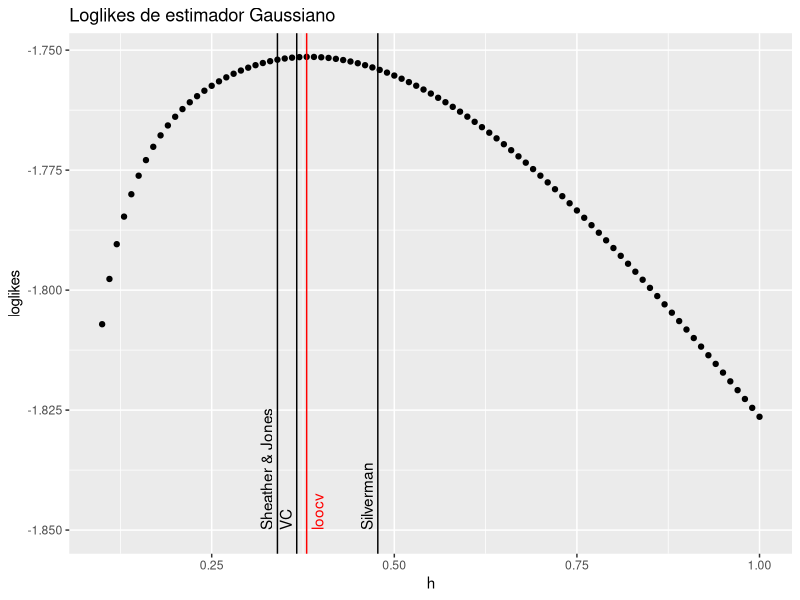
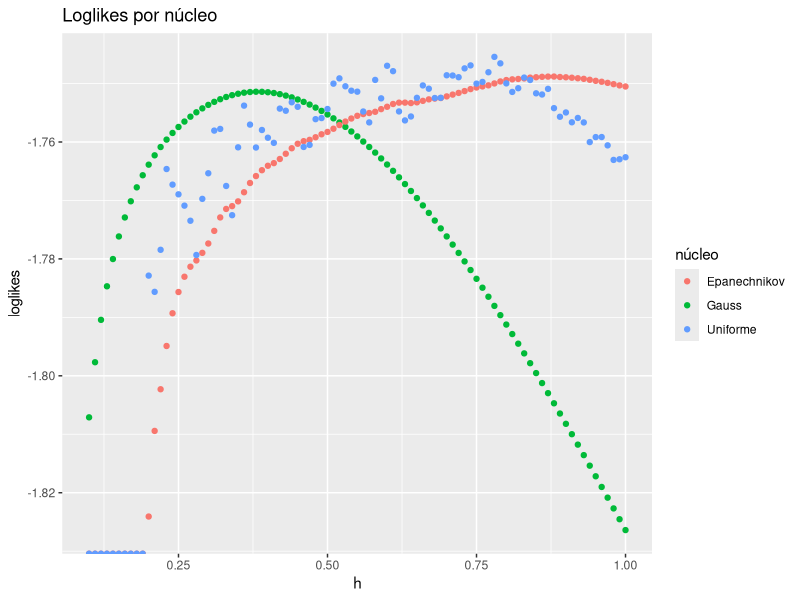
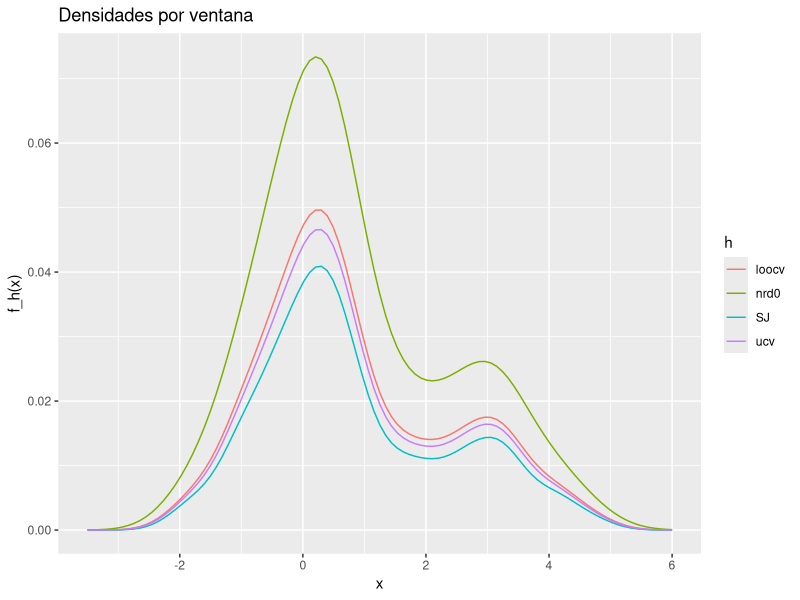
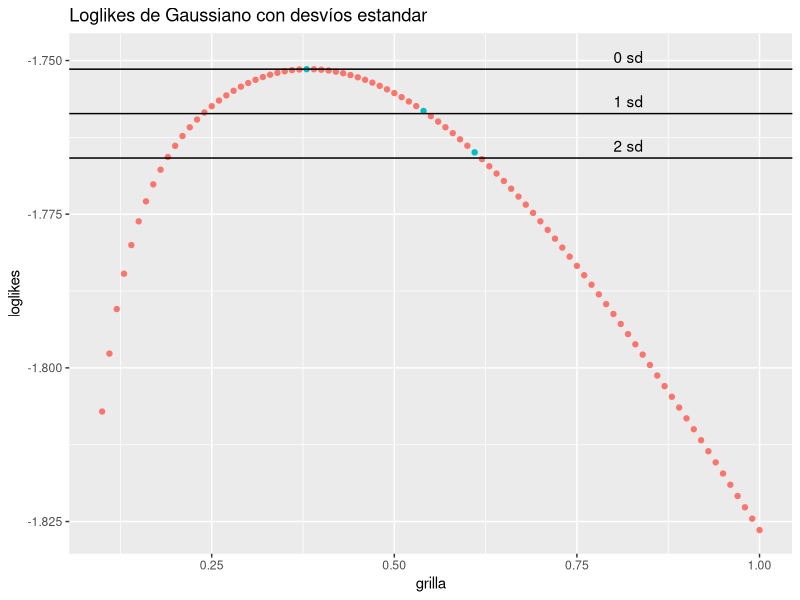

Source code (R) for these figures, in order:
## ---- chunk 1
knitr::opts_chunk$set(echo = TRUE)
## ---- chunk 2
bw.loocv = function(x, grilla.h = NA, K = dnorm) {
  n <- length(x)
  if (any(is.na(grilla.h))) {
    silverman <- bw.nrd0(x)
    grilla.h <- seq(silverman * 10^(-2), silverman * 10^2, length.out = 100)
  }
  f = matrix(NA, n, length(grilla.h))
  for (i in 1:n) {
    for (h in 1:length(grilla.h)) {
      f[i, h] = sum(K((x[i] - x) / grilla.h[h]))
      f[i,h] <- f[i,h] - K(0)
      f[i,h] <- f[i,h] /  ((n-1)*grilla.h[h])
    }
  }
  loglikes = colMeans(log(f))
  return(list("h.CV" = grilla.h[which.max(loglikes)], "grilla.h" = grilla.h, "loglikes" = loglikes))
}
## ---- chunk 3
x = read.table("entrega1.txt")[[1]]

unigauss = bw.loocv(x, seq(0.1, 1, 0.01))
epanechnikov = bw.loocv(x, seq(0.1, 1, 0.01), function(y) ifelse(abs(y) <= 1, 3/4*(1-y^2), 0))
uniforme = bw.loocv(x, seq(0.1, 1, 0.01), function(y) ifelse(abs(y) <= 1, 1/2, 0))

data <- data.frame(grilla = unigauss$grilla.h,
                   gauss = unigauss$loglikes,
                   epanechnikov = epanechnikov$loglikes,
                   uniforme = uniforme$loglikes)
colnames(data) <- c('grilla', 'gauss', 'epanechnikov', 'uniforme')
head(data)
## ---- chunk 4
library("ggplot2")
ggplot(data) + geom_point(aes(grilla, gauss)) +
  geom_vline(aes(xintercept = unigauss$h.CV), color = 'red') +
  geom_vline(aes(xintercept = bw.nrd0(x))) +
  geom_vline(aes(xintercept = bw.SJ(x))) +
  geom_vline(aes(xintercept = bw.ucv(x))) + labs(x = 'h', y = 'loglikes') +
  annotate("text", x=unigauss$h.CV+0.015, y=-1.85, label="loocv", angle=90, color = 'red', hjust=0) +
  annotate("text", x=bw.nrd0(x)-0.015, y=-1.85, label="Silverman", angle=90, hjust=0) +
  annotate("text", x=bw.SJ(x)-0.015, y=-1.85, label="Sheather & Jones", angle=90, hjust=0) +
  annotate("text", x=bw.ucv(x)-0.015, y=-1.85, label="VC", angle=90, hjust=0) +
  ggtitle("Loglikes de estimador Gaussiano")
## ---- chunk 5
ggplot(data) + geom_point(aes(grilla, gauss, color = 'Gauss')) +
  geom_point(aes(grilla, epanechnikov, color = 'Epanechnikov')) +
  geom_point(aes(grilla, uniforme, color = 'Uniforme')) +
  labs(color='núcleo', x) + ylab("loglikes") + xlab("h") + ggtitle("Loglikes por núcleo")
## ---- chunk 6
h_loocv = unigauss[[1]]
h_nrd0 = bw.nrd0(x)
h_SJ = bw.SJ(x)
h_ucv = bw.ucv(x)

f_h <- function(y, h) {
  suma <- 0
  for (xi in x) {
    suma <- suma + dnorm((y - xi) / h)
  }
  return(suma/length(x)*h)
}

ggplot() +
  geom_function(fun = function(x) return(f_h(x, h_loocv)), aes(color = 'loocv')) +
  geom_function(fun = function(x) return(f_h(x, h_nrd0)), aes(color = 'nrd0')) +
  geom_function(fun = function(x) return(f_h(x, h_SJ)), aes(color = 'SJ')) +
  geom_function(fun = function(x) return(f_h(x, h_ucv)), aes(color = 'ucv')) +
  xlim(-3.5,6) + labs(color='h', x) + xlab("x") + ylab("f_h(x)") + ggtitle("Densidades por ventana")
  
## ---- chunk 7
bw.loocv_se = function(x, grilla.h = NA,n.se, K = dnorm) {
  n <- length(x)
  if (any(is.na(grilla.h))) {
    silverman <- bw.nrd0(x)
    grilla.h <- seq(silverman * 10^(-2), silverman * 10^2, length.out = 100)
  }
  f = matrix(NA, n, length(grilla.h))
  for (i in 1:n) {
    for (h in 1:length(grilla.h)) {
    f[i, h] = sum(K((x[i] - x) / grilla.h[h]))
    f[i,h] <- f[i,h] - K(0)
    f[i,h] <- f[i,h] /  ((n-1)*grilla.h[h])
    }
  }
  loglikes = colMeans(log(f))
  h.CV <- grilla.h[which.max(loglikes)]
  loglikes.se <- apply(f, 2, sd)
  SEh.cv <- loglikes.se[which.max(loglikes)]
  h.nSE <- NA
  for (i in 1:length(grilla.h)) {
    bool <- loglikes[length(grilla.h)+1-i] >= max(loglikes) - n.se*SEh.cv/sqrt(n)
    if (bool) {
      h.nSE <- grilla.h[length(grilla.h)+1-i]
      break
    } 
  }
  return(list("h.CV" = h.CV, "grilla.h" = grilla.h, "loglikes" = loglikes, "loglikes.se" = loglikes.se, "h.nSE" = h.nSE, "SEh.cv" = SEh.cv))
}
## ---- chunk 8
unigaussSE0 <- bw.loocv_se(x, seq(0.1, 1, 0.01), 0)
unigaussSE1 <- bw.loocv_se(x, seq(0.1, 1, 0.01), 1)
unigaussSE2 <- bw.loocv_se(x, seq(0.1, 1, 0.01), 2)

SE0 <- unigaussSE0$loglikes[which(unigaussSE0$grilla.h == unigaussSE0$h.CV)]
SE1 <- unigaussSE1$loglikes[which(unigaussSE1$grilla.h == unigaussSE1$h.CV)]  - unigaussSE1$SEh.cv/sqrt(length(x))
SE2 <- unigaussSE2$loglikes[which(unigaussSE2$grilla.h == unigaussSE2$h.CV)]  - 2*unigaussSE2$SEh.cv/sqrt(length(x))

ggplot(data) + geom_point(aes(grilla, gauss, color = grilla == unigaussSE0$h.nSE | grilla == unigaussSE1$h.nSE | grilla == unigaussSE2$h.nSE)) +
  geom_hline(aes(yintercept = SE0)) +
  geom_hline(aes(yintercept = SE1)) +
  geom_hline(aes(yintercept = SE2)) +
  annotate("text", x=0.8, y=SE0 + 0.002, label="0 sd", hjust=0) +
  annotate("text", x=0.8, y=SE1 + 0.002, label="1 sd", hjust=0) +
  annotate("text", x=0.8, y=SE2 + 0.002, label="2 sd", hjust=0) +
  theme(legend.position = "none") + ggtitle("Loglikes de Gaussiano con desvíos estandar") + ylab("loglikes")
